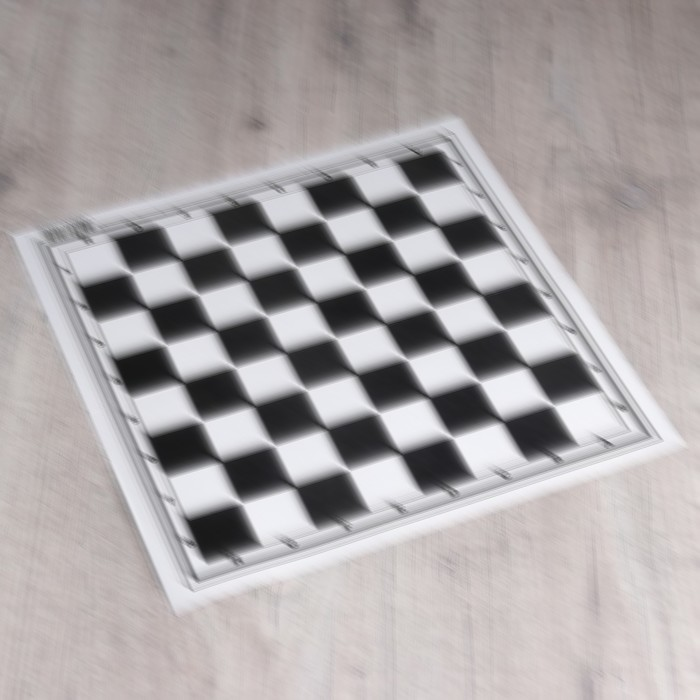
#> input picture homework/homework12/assets/chess_board_5.jpg, 700 x 700 px
$ python homework12.1.py
#> lines starting #> are read from the running program, lines starting #| are printed output that depends on the picture; after the words box and inside, x2 and y2 are one past the last pixel; in counts of white or black regions, pixels touching at a corner belong together; long printed decimals are rounded
import cv2
import numpy as np
import os

# https://www.geeksforgeeks.org/python-opencv-cv2-imread-method/

# Define the dimensions of checkerboard
CHECKERBOARD = (7, 7)

# stop the iteration when specified
# accuracy, epsilon, is reached or
# specified number of iterations are completed.
criteria = (cv2.TERM_CRITERIA_EPS +
            cv2.TERM_CRITERIA_MAX_ITER, 30, 0.001)


# Vector for 3D points
threedpoints = []

# Vector for 2D points
twodpoints = []


#  3D points real world coordinates
objectp3d = np.zeros((1, CHECKERBOARD[0]
                      * CHECKERBOARD[1],
                      3), np.float32)
objectp3d[0, :, :2] = np.mgrid[0:CHECKERBOARD[0],
                               0:CHECKERBOARD[1]].T.reshape(-1, 2)
prev_img_shape = None

images = [
     'assets/chess_board_5.jpg', 'assets/chess_board_6.jpg', 'assets/chess_board_7.jpg'
]

for filename in images:
    image = cv2.imread(filename)
#> image is the input picture: shape (700, 700, 3); mean B, G, R 165.6, 165, 170.3
    grayColor = cv2.cvtColor(image, cv2.COLOR_BGR2GRAY)

    ret, corners = cv2.findChessboardCorners(grayColor, CHECKERBOARD, cv2.CALIB_CB_ADAPTIVE_THRESH + cv2.CALIB_CB_FAST_CHECK + cv2.CALIB_CB_NORMALIZE_IMAGE)
#> ret = True; corners = 49 rows, first 8: [552.5, 405.9], [500, 419.5], [450.5, 436], [397.5, 451.5], [348.5, 470.9], [292, 485.5], [240.7, 503.6], [525.5, 364.5]

    # If desired number of corners can be detected then,
    # refine the pixel coordinates and display
    # them on the images of checker board
    if ret == True:
        threedpoints.append(objectp3d)

        # refining pixel coordinates
        # for given 2d points.
        corners2 = cv2.cornerSubPix(grayColor, corners, (11, 11), (-1, -1), criteria)
#> corners2 = 49 rows, first 8: [551.9, 404.6], [501.8, 420.6], [450.9, 436.7], [399.5, 452.8], [347.2, 469.5], [294.3, 486.6], [240.3, 502.6], [527.4, 365.8]
        twodpoints.append(corners2)

        # Draw and display the corners
        image = cv2.drawChessboardCorners(image, CHECKERBOARD, corners2, ret)
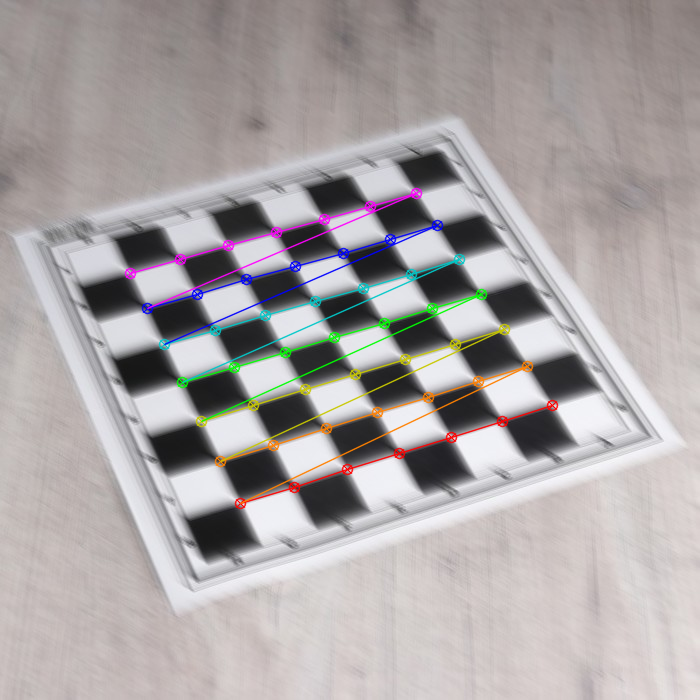
#> image: shape (700, 700, 3); 3.1% of pixels changed, all inside (x1, y1, x2, y2) = (124, 187, 559, 510)
    cv2.imshow('Image', image)
    cv2.waitKey(0)
#> pass 2 of the loop `for filename in images:`:
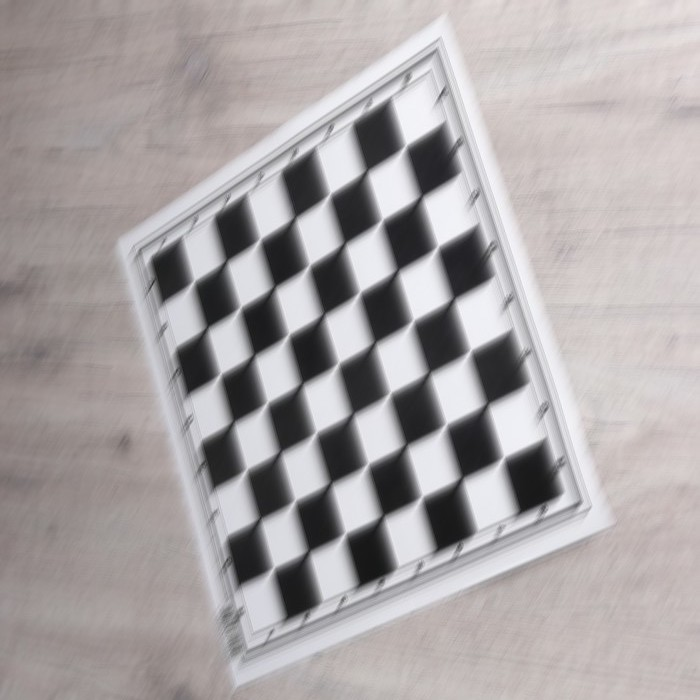
#> input picture homework/homework12/assets/chess_board_6.jpg, 700 x 700 px
#> image is the input picture: shape (700, 700, 3); mean B, G, R 165.6, 164.9, 170.4
#> corners = 49 rows, first 8: [405.8, 146.5], [419.5, 199.5], [436, 248.5], [451.5, 302], [468, 354.5], [485, 407], [502.9, 458.1], [364.5, 174]
#> corners2 = 49 rows, first 8: [404.6, 147.2], [420.7, 197.2], [436.7, 248.1], [452.8, 299.5], [469.5, 351.8], [486.5, 404.7], [502.5, 458.7], [365.8, 171.6]
#> `image = cv2.drawChessboardCorners(image, CHECKERBOARD, corners2, ret)`:
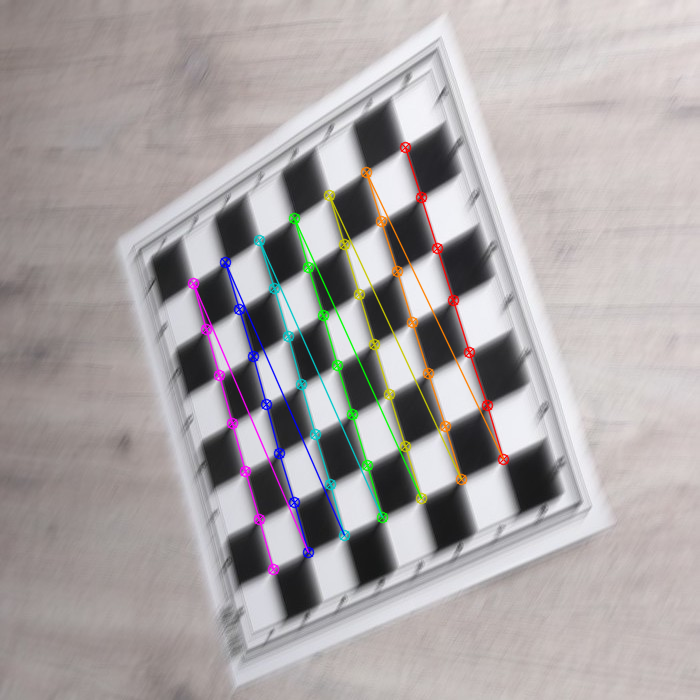
#> image: shape (700, 700, 3); 3.12% of pixels changed, all inside (x1, y1, x2, y2) = (187, 141, 510, 576)
#> pass 3 of the loop `for filename in images:`:
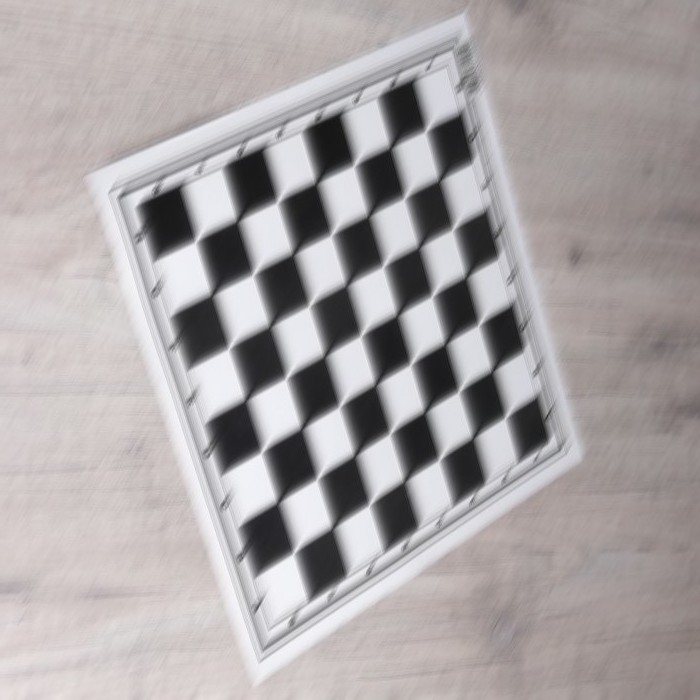
#> input picture homework/homework12/assets/chess_board_7.jpg, 700 x 700 px
#> image is the input picture: shape (700, 700, 3); mean B, G, R 165.6, 164.9, 170.4
#> corners = 49 rows, first 8: [426, 129.6], [441, 177], [455.5, 225], [468.5, 274], [481, 321], [494.5, 368], [507.5, 415], [392.5, 144.5]
#> corners2 = 49 rows, first 8: [426.4, 130], [439.8, 179.6], [453.6, 228.2], [466.7, 276.3], [479.7, 323.5], [492.9, 370.4], [506.2, 416.4], [391, 147.1]
#> `image = cv2.drawChessboardCorners(image, CHECKERBOARD, corners2, ret)`:
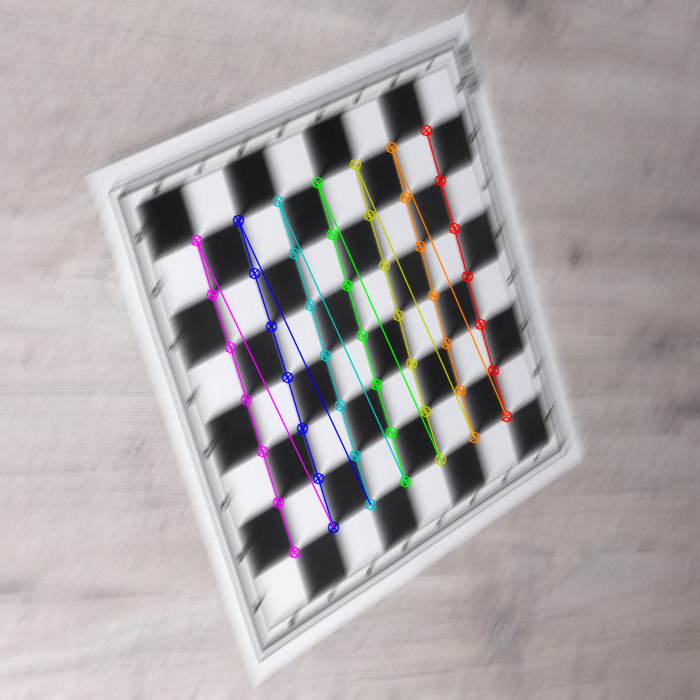
#> image: shape (700, 700, 3); 3.11% of pixels changed, all inside (x1, y1, x2, y2) = (190, 124, 513, 559)
cv2.destroyAllWindows()

# Perform camera calibration
h, w = image.shape[:2]
#> h = 700; w = 700
ret, mtx, dist, rvecs, tvecs = cv2.calibrateCamera(threedpoints, twodpoints, grayColor.shape[::-1], None, None)
#> ret = 0.352; mtx = [[1935, 0, 354.7], [0, 1934.5, 343.7], [0, 0, 1]]; dist = [[3.86, -471.6, -0.00226, 0.00402, 17601.9]]; rvecs = ([-0.225, 1, 2.58], [0.417, 0.66, 1.12], [-0.425, -0.661, 1.12]); tvecs = ([3.56, 1.1, 35.29], [0.901, -3.55, 35.29], [1.36, -4.09, 37.37])

# Displaying required output
print("Camera matrix : ")
print(mtx)
#| [[1.93500683e+03 0.00000000e+00 3.54668825e+02]
#|  [0.00000000e+00 1.93446186e+03 3.43737600e+02]
#|  [0.00000000e+00 0.00000000e+00 1.00000000e+00]]

print("distortion coefficient : ")
print(dist)
#| [[ 3.85585314e+00 -4.71619095e+02 -2.26494975e-03  4.01781668e-03
#|    1.76019168e+04]]

print("Rotation Vectors :")
print(rvecs)
#| (array([[-0.225],
#|        [ 0.9998],
#|        [ 2.581]]), array([[0.4167],
#|        [0.6599],
#|        [1.123]]), array([[-0.425],
#|        [-0.6613],
#|        [ 1.124 ]]))

print("Translation Vectors :")
print(tvecs)
#| (array([[ 3.557],
#|        [ 1.100],
#|        [35.287]]), array([[ 0.9009],
#|        [-3.547],
#|        [35.291]]), array([[ 1.363],
#|        [-4.088],
#|        [37.373]]))
